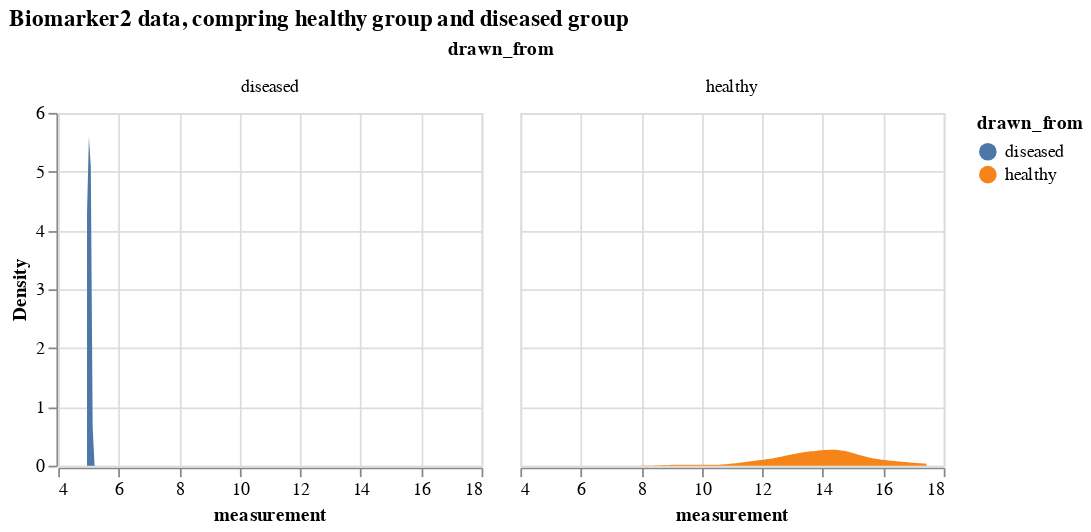

This figure's notebook cell:
### Markdown cell above
### Comparing a certain biomarker data

### Code cell
# select only biomarker 2 
bio_2_data = df_expanded[df_expanded.Biomarker=='Biomarker 2'].drop(['k_j', 'S_n', 'Biomarker'], axis = 1)
# biomarker2 data, comparing from diseased and healthy groups
alt.Chart(bio_2_data).transform_density(
    'measurement',
    as_=['measurement', 'Density'],
    groupby=['drawn_from']
).mark_area().encode(
    x="measurement:Q",
    y="Density:Q",
    facet = alt.Facet(
        "drawn_from:N",
    ),
    color=alt.Color(
        'drawn_from:N'
    )
).properties(
    width= 240,
    height = 200,
).properties(
    title='Biomarker2 data, compring healthy group and diseased group'
)

### Figure 1 — Vega-Lite specification as saved in the notebook (floating-point values rounded to 4 significant figures)
{"config": {"view": {"continuousWidth": 300, "continuousHeight": 300}}, "data": {"name": "data-c201b28d44354bf408e51ee7b4272123"}, "mark": {"type": "area"}, "encoding": {"color": {"field": "drawn_from", "type": "nominal"}, "facet": {"field": "drawn_from", "type": "nominal"}, "x": {"field": "measurement", "type": "quantitative"}, "y": {"field": "Density", "type": "quantitative"}}, "height": 200, "title": "Biomarker2 data, compring healthy group and diseased group", "transform": [{"density": "measurement", "groupby": ["drawn_from"], "as": ["measurement", "Density"]}], "width": 240, "$schema": "https://vega.github.io/schema/vega-lite/v5.16.3.json", "datasets": {"data-c201b28d44354bf408e51ee7b4272123": [{"participant": 0, "measurement": 12.83, "drawn_from": "healthy"}, {"participant": 1, "measurement": 13.26, "drawn_from": "healthy"}, {"participant": 2, "measurement": 16.05, "drawn_from": "healthy"}, {"participant": 3, "measurement": 9.118, "drawn_from": "healthy"}, {"participant": 4, "measurement": 17.42, "drawn_from": "healthy"}, {"participant": 5, "measurement": 13.58, "drawn_from": "healthy"}, {"participant": 6, "measurement": 14.04, "drawn_from": "healthy"}, {"participant": 7, "measurement": 12.69, "drawn_from": "healthy"}, {"participant": 8, "measurement": 17.43, "drawn_from": "healthy"}, {"participant": 9, "measurement": 12.47, "drawn_from": "healthy"}, {"participant": 10, "measurement": 13.23, "drawn_from": "healthy"}, {"participant": 11, "measurement": 4.973, "drawn_from": "diseased"}, {"participant": 12, "measurement": 13.92, "drawn_from": "healthy"}, {"participant": 13, "measurement": 11.48, "drawn_from": "healthy"}, {"participant": 14, "measurement": 14.86, "drawn_from": "healthy"}, {"participant": 15, "measurement": 13.64, "drawn_from": "healthy"}, {"participant": 16, "measurement": 14.29, "drawn_from": "healthy"}, {"participant": 17, "measurement": 5.0, "drawn_from": "diseased"}, {"participant": 18, "measurement": 13.99, "drawn_from": "healthy"}, {"participant": 19, "measurement": 16.15, "drawn_from": "healthy"}, {"participant": 20, "measurement": 13.65, "drawn_from": "healthy"}, {"participant": 21, "measurement": 11.78, "drawn_from": "healthy"}, {"participant": 22, "measurement": 13.42, "drawn_from": "healthy"}, {"participant": 23, "measurement": 13.12, "drawn_from": "healthy"}, {"participant": 24, "measurement": 15.73, "drawn_from": "healthy"}, {"participant": 25, "measurement": 14.76, "drawn_from": "healthy"}, {"participant": 26, "measurement": 16.22, "drawn_from": "healthy"}, {"participant": 27, "measurement": 11.61, "drawn_from": "healthy"}, {"participant": 28, "measurement": 15.04, "drawn_from": "healthy"}, {"participant": 29, "measurement": 13.06, "drawn_from": "healthy"}, {"participant": 30, "measurement": 12.97, "drawn_from": "healthy"}, {"participant": 31, "measurement": 14.39, "drawn_from": "healthy"}, {"participant": 32, "measurement": 13.63, "drawn_from": "healthy"}, {"participant": 33, "measurement": 15.45, "drawn_from": "healthy"}, {"participant": 34, "measurement": 4.968, "drawn_from": "diseased"}, {"participant": 35, "measurement": 5.023, "drawn_from": "diseased"}, {"participant": 36, "measurement": 16.78, "drawn_from": "healthy"}, {"participant": 37, "measurement": 12.1, "drawn_from": "healthy"}, {"participant": 38, "measurement": 5.056, "drawn_from": "diseased"}, {"participant": 39, "measurement": 11.51, "drawn_from": "healthy"}, {"participant": 40, "measurement": 14.65, "drawn_from": "healthy"}, {"participant": 41, "measurement": 13.23, "drawn_from": "healthy"}, {"participant": 42, "measurement": 16.31, "drawn_from": "healthy"}, {"participant": 43, "measurement": 15.17, "drawn_from": "healthy"}, {"participant": 44, "measurement": 14.55, "drawn_from": "healthy"}, {"participant": 45, "measurement": 13.45, "drawn_from": "healthy"}, {"participant": 46, "measurement": 12.64, "drawn_from": "healthy"}, {"participant": 47, "measurement": 12.4, "drawn_from": "healthy"}, {"participant": 48, "measurement": 13.54, "drawn_from": "healthy"}, {"participant": 49, "measurement": 14.21, "drawn_from": "healthy"}, {"participant": 50, "measurement": 13.43, "drawn_from": "healthy"}, {"participant": 51, "measurement": 16.05, "drawn_from": "healthy"}, {"participant": 52, "measurement": 11.98, "drawn_from": "healthy"}, {"participant": 53, "measurement": 14.37, "drawn_from": "healthy"}, {"participant": 54, "measurement": 5.065, "drawn_from": "diseased"}, {"participant": 55, "measurement": 5.057, "drawn_from": "diseased"}, {"participant": 56, "measurement": 10.2, "drawn_from": "healthy"}, {"participant": 57, "measurement": 12.41, "drawn_from": "healthy"}, {"participant": 58, "measurement": 14.62, "drawn_from": "healthy"}, {"participant": 59, "measurement": 13.7, "drawn_from": "healthy"}, {"participant": 60, "measurement": 16.07, "drawn_from": "healthy"}, {"participant": 61, "measurement": 14.54, "drawn_from": "healthy"}, {"participant": 62, "measurement": 14.87, "drawn_from": "healthy"}, {"participant": 63, "measurement": 14.48, "drawn_from": "healthy"}, {"participant": 64, "measurement": 13.36, "drawn_from": "healthy"}, {"participant": 65, "measurement": 9.378, "drawn_from": "healthy"}, {"participant": 66, "measurement": 14.16, "drawn_from": "healthy"}, {"participant": 67, "measurement": 4.953, "drawn_from": "diseased"}, {"participant": 68, "measurement": 11.55, "drawn_from": "healthy"}, {"participant": 69, "measurement": 16.7, "drawn_from": "healthy"}, {"participant": 70, "measurement": 13.84, "drawn_from": "healthy"}, {"participant": 71, "measurement": 15.3, "drawn_from": "healthy"}, {"participant": 72, "measurement": 12.55, "drawn_from": "healthy"}, {"participant": 73, "measurement": 14.47, "drawn_from": "healthy"}, {"participant": 74, "measurement": 14.09, "drawn_from": "healthy"}, {"participant": 75, "measurement": 14.91, "drawn_from": "healthy"}, {"participant": 76, "measurement": 13.38, "drawn_from": "healthy"}, {"participant": 77, "measurement": 14.7, "drawn_from": "healthy"}, {"participant": 78, "measurement": 14.95, "drawn_from": "healthy"}, {"participant": 79, "measurement": 14.26, "drawn_from": "healthy"}, {"participant": 80, "measurement": 14.46, "drawn_from": "healthy"}, {"participant": 81, "measurement": 14.22, "drawn_from": "healthy"}, {"participant": 82, "measurement": 13.19, "drawn_from": "healthy"}, {"participant": 83, "measurement": 13.88, "drawn_from": "healthy"}, {"participant": 84, "measurement": 13.16, "drawn_from": "healthy"}, {"participant": 85, "measurement": 17.05, "drawn_from": "healthy"}, {"participant": 86, "measurement": 14.21, "drawn_from": "healthy"}, {"participant": 87, "measurement": 5.089, "drawn_from": "diseased"}, {"participant": 88, "measurement": 14.26, "drawn_from": "healthy"}, {"participant": 89, "measurement": 15.16, "drawn_from": "healthy"}, {"participant": 90, "measurement": 14.82, "drawn_from": "healthy"}, {"participant": 91, "measurement": 15.7, "drawn_from": "healthy"}, {"participant": 92, "measurement": 14.73, "drawn_from": "healthy"}, {"participant": 93, "measurement": 12.69, "drawn_from": "healthy"}, {"participant": 94, "measurement": 14.59, "drawn_from": "healthy"}, {"participant": 95, "measurement": 15.02, "drawn_from": "healthy"}, {"participant": 96, "measurement": 14.64, "drawn_from": "healthy"}, {"participant": 97, "measurement": 15.37, "drawn_from": "healthy"}, {"participant": 98, "measurement": 11.44, "drawn_from": "healthy"}, {"participant": 99, "measurement": 12.88, "drawn_from": "healthy"}]}}
